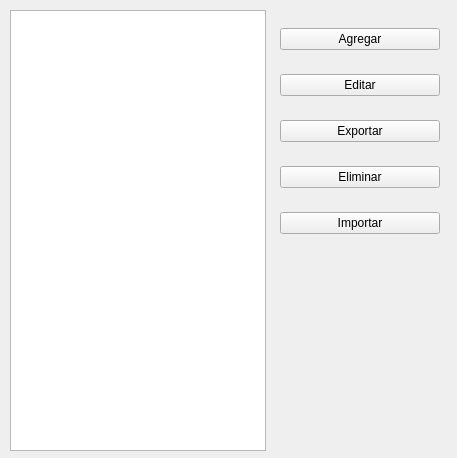
<?xml version="1.0" encoding="UTF-8"?>
<ui version="4.0">
 <class>Form</class>
 <widget class="QWidget" name="Form">
  <property name="geometry">
   <rect>
    <x>0</x>
    <y>0</y>
    <width>457</width>
    <height>458</height>
   </rect>
  </property>
  <property name="windowTitle">
   <string>Ingredientes</string>
  </property>
  <property name="toolTipDuration">
   <number>2</number>
  </property>
  <widget class="QListWidget" name="listWidget">
   <property name="geometry">
    <rect>
     <x>10</x>
     <y>10</y>
     <width>256</width>
     <height>441</height>
    </rect>
   </property>
  </widget>
  <widget class="QWidget" name="verticalLayoutWidget">
   <property name="geometry">
    <rect>
     <x>280</x>
     <y>10</y>
     <width>160</width>
     <height>246</height>
    </rect>
   </property>
   <layout class="QVBoxLayout" name="verticalLayout">
    <item>
     <widget class="QPushButton" name="pushButton_2">
      <property name="text">
       <string>Agregar</string>
      </property>
     </widget>
    </item>
    <item>
     <widget class="QPushButton" name="pushButton">
      <property name="text">
       <string>Editar</string>
      </property>
     </widget>
    </item>
    <item>
     <widget class="QPushButton" name="pushButton_3">
      <property name="text">
       <string>Exportar</string>
      </property>
     </widget>
    </item>
    <item>
     <widget class="QPushButton" name="pushButton_5">
      <property name="text">
       <string>Eliminar</string>
      </property>
     </widget>
    </item>
    <item>
     <widget class="QPushButton" name="pushButton_4">
      <property name="text">
       <string>Importar</string>
      </property>
     </widget>
    </item>
   </layout>
  </widget>
 </widget>
 <resources/>
 <connections/>
</ui>
